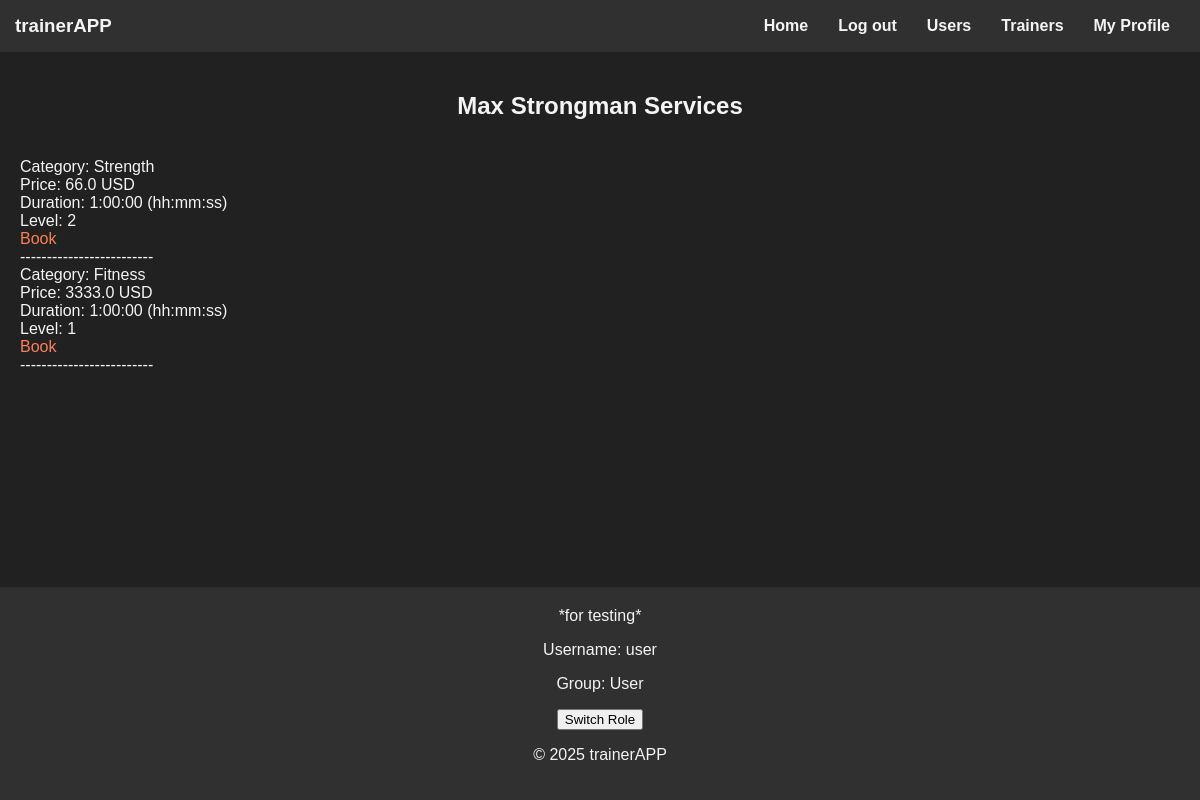
The app's page /trainer/13/ (signed in) with its own data.
### trainer/models.py (models this page shows)
class Service(models.Model):
    LEVEL_CHOICES = [(1, "Novice"),
                     (2, "Medium"),
                     (3, "Advanced"), ]
    category = models.ForeignKey(Category, on_delete=models.CASCADE)
    trainer = models.ForeignKey(User, on_delete=models.CASCADE)
    price = models.FloatField()
    level = models.IntegerField(choices=LEVEL_CHOICES)
    duration = models.DurationField()

class Category(models.Model):
    name = models.CharField(max_length=256)

### trainer/views.py (the view)
# urls.py: path("<int:trainer_id>/", views.trainer_detail, name="trainer_detail"),
def trainer_detail(request, trainer_id):
    is_trainer = request.user.is_authenticated and request.user.groups.filter(name="Trainer").exists()
    service_categories = trainer.models.Category.objects.all()
    trainer_services = trainer.models.Service.objects.filter(trainer=trainer_id)
    trainer_data = User.objects.filter(id=trainer_id).first()
    if request.method == "POST":
        if "service_id" in request.POST:
            service_id = request.POST.get('service_id')
            service = trainer.models.Service.objects.get(id=service_id, trainer_id=request.user.id)
            if service:
                service.delete()
    return render(request, "trainer.html", {"is_trainer": is_trainer,
                                            "trainer": trainer_data,
                                            "trainer_id": trainer_id,
                                            "service_categories": service_categories,
                                            "trainer_services": trainer_services})

### templates/trainer.html (shortened to what this page needs)
{% extends "base.html" %}
{% block content %}
    {% if trainer_id == request.user.id %}
        <h2>My Services</h2>
    {% else %}
        <h2>{{ trainer.first_name }} {{ trainer.last_name }} Services</h2>
    {% endif %}
        {% for service in trainer_services %}
            <br>Category: {{ service.category.name }}
            <br>Price: {{ service.price }} USD
            <br>Duration: {{ service.duration }} (hh:mm:ss)
            <br>Level: {{ service.level }}
                {% if not is_trainer %}
                    <br><a href="{% url 'trainer:book_service' trainer_id=trainer_id service_id=service.id %}">Book</a>
                {% endif %}
            <br>-------------------------
        {% endfor %}
{% endblock %}

### templates/base.html (shortened to what this page needs)
<!DOCTYPE html>
<html lang="en">
<head>
    {% load static %}
    <link rel="stylesheet" type="text/css" href="{% static 'css/styles.css' %}">
</head>
<body>
    <header>
        <h3>trainerAPP</h3>
        <nav>
            <ul>
                <li><a href="/">Home</a></li>
                {% if request.user.is_authenticated %}
                    <li><a href="/logout/">Log out</a></li>
                    <li><a href="/users/">Users</a></li>
                    <li><a href="/trainer/">Trainers</a></li>
                    <li><a href="/users/{{ request.user.id }}">My Profile</a></li>
                {% else %}
                    <li><a href="/register/">Registration</a></li>
                    <li><a href="/login/">Log in</a></li>
                {% endif %}
            </ul>
        </nav>
    </header>
    <main>
        {% block content %}
        {% endblock %}
    </main>
    <footer>
        *for testing*
        <p>Username: {{ request.user.username }}</p>
        {% if request.user.groups.first %}
            <p>Group: {{ request.user.groups.first.name }}</p>
            <form action="{% url 'hot_change_group' %}" method="POST">
                <button type="submit">Switch Role</button>
            </form>
        {% else %}
            No group assigned
        {% endif %}
        <p>&copy; 2025 trainerAPP</p>
    </footer>
</body>
</html>

### static/css/styles.css (style rules this page uses)
:root { --background-color: #212121; --text-color: #f4f4f4; --header-background: #303030; --link-color: #ff7f50; --highlight-color: #4caf50; --footer-background: #303030; --form-background: #2c2c2c; }
body { display: flex; flex-direction: column; min-height: 100vh; margin: 0; background-color: var(--background-color); color: var(--text-color); font-family: Arial, sans-serif; }
a { color: var(--link-color); text-decoration: none; }
h3, h2, h1 { color: var(--text-color); text-align: center; }
main { flex-grow: 1; margin: 20px; }

### static/css/header.css (style rules this page uses)
header { background-color: var(--header-background); color: var(--text-color); padding: 15px; display: flex; justify-content: space-between; align-items: center; }
header h3 { margin: 0; }
nav ul { list-style-type: none; margin: 0; padding: 0; display: flex; justify-content: center; }
nav li { margin: 0 15px; }
nav a { color: var(--text-color); font-weight: bold; font-size: 16px; }

### static/css/footer.css (style rules this page uses)
footer { background-color: var(--footer-background); color: var(--text-color); text-align: center; padding: 20px; position: relative; }

### records on screen
Service: category.name "Strength", price "66.0", duration "1:00:00", level "2"
Service: category.name "Fitness", price "3333.0", duration "1:00:00", level "1"

### other values on screen
{{ trainer.first_name }} "Max"
{{ trainer.last_name }} "Strongman"
{{ request.user.username }} "user"
{{ request.user.groups.first.name }} "User"
